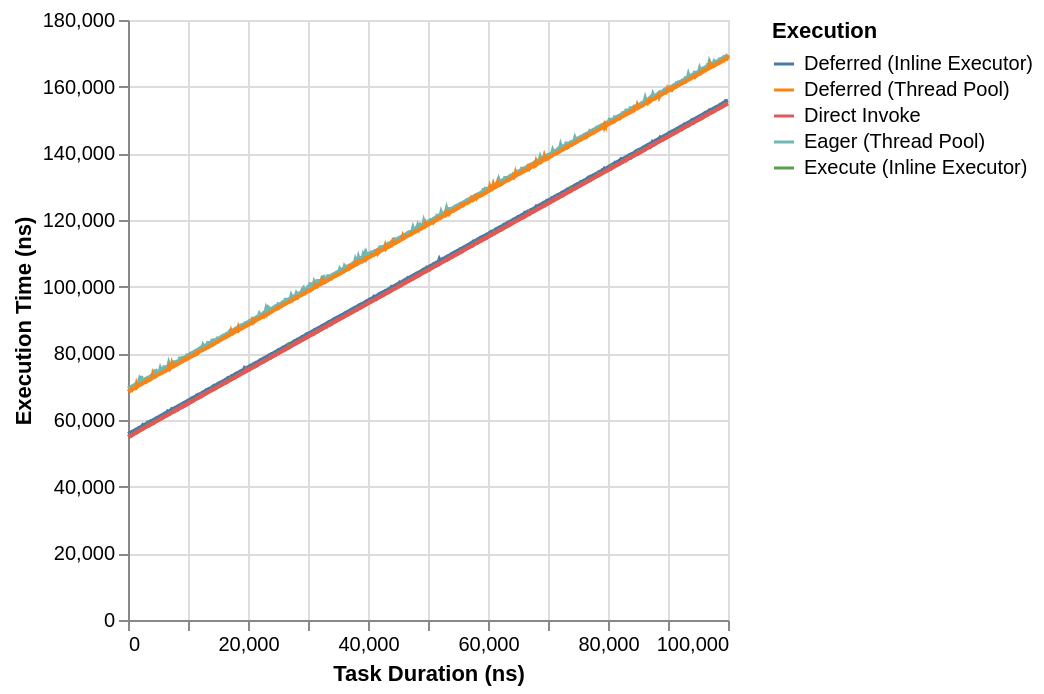

Write the Vega-Lite specification saved for this chart.
### Vega-Lite specification from a JSON file in a GitHub repository (floating-point values rounded to 4 significant figures; data arrays with more than 128 entries replaced by an {"elided": "..."} marker saying what was removed)
{"$schema": "https://vega.github.io/schema/vega-lite/v5.json", "data": {"values": {"elided": "1000 records"}}, "layer": [{"mark": "line", "encoding": {"x": {"field": "Task Duration (ns)", "type": "quantitative"}, "y": {"field": "Eager (Thread Pool)", "type": "quantitative", "title": "Execution Time (ns)"}, "color": {"field": "l1", "type": "nominal", "legend": {"title": "Execution"}}}}, {"mark": "line", "encoding": {"x": {"field": "Task Duration (ns)", "type": "quantitative"}, "y": {"field": "Deferred (Thread Pool)", "type": "quantitative", "title": "Execution Time (ns)"}, "color": {"field": "l2", "type": "nominal", "legend": {"title": "Execution"}}}}, {"mark": "line", "encoding": {"x": {"field": "Task Duration (ns)", "type": "quantitative"}, "y": {"field": "Deferred (Inline Executor)", "type": "quantitative", "title": "Execution Time (ns)"}, "color": {"field": "l3", "type": "nominal", "legend": {"title": "Execution"}}}}, {"mark": "line", "encoding": {"x": {"field": "Task Duration (ns)", "type": "quantitative"}, "y": {"field": "Execute (Inline Executor)", "type": "quantitative", "title": "Execution Time (ns)"}, "color": {"field": "l4", "type": "nominal", "legend": {"title": "Execution"}}}}, {"mark": "line", "encoding": {"x": {"field": "Task Duration (ns)", "type": "quantitative"}, "y": {"field": "Direct Invoke", "type": "quantitative", "title": "Execution Time (ns)"}, "color": {"field": "l5", "type": "nominal", "legend": {"title": "Execution"}}}}]}
